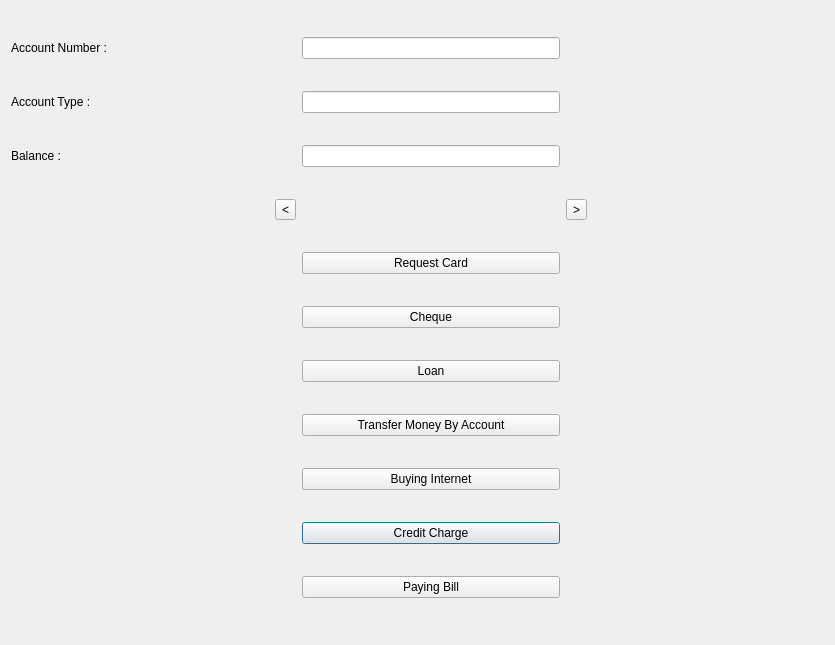
<?xml version="1.0" encoding="UTF-8"?>
<ui version="4.0">
 <class>MyAccounts</class>
 <widget class="QDialog" name="MyAccounts">
  <property name="geometry">
   <rect>
    <x>0</x>
    <y>0</y>
    <width>835</width>
    <height>645</height>
   </rect>
  </property>
  <property name="windowTitle">
   <string>My Accounts</string>
  </property>
  <layout class="QGridLayout" name="gridLayout">
   <item row="0" column="0">
    <widget class="QLabel" name="label_2">
     <property name="text">
      <string>Account Number : </string>
     </property>
    </widget>
   </item>
   <item row="2" column="2">
    <widget class="QLineEdit" name="balance">
     <property name="readOnly">
      <bool>true</bool>
     </property>
    </widget>
   </item>
   <item row="0" column="2">
    <widget class="QLineEdit" name="accountNum">
     <property name="readOnly">
      <bool>true</bool>
     </property>
    </widget>
   </item>
   <item row="11" column="2">
    <widget class="QPushButton" name="CreditCharge">
     <property name="text">
      <string>Credit Charge</string>
     </property>
    </widget>
   </item>
   <item row="14" column="2">
    <widget class="QPushButton" name="bill">
     <property name="text">
      <string>Paying Bill</string>
     </property>
    </widget>
   </item>
   <item row="6" column="2">
    <widget class="QPushButton" name="loan">
     <property name="text">
      <string>Loan</string>
     </property>
    </widget>
   </item>
   <item row="4" column="2">
    <widget class="QPushButton" name="requestCard">
     <property name="text">
      <string>Request Card</string>
     </property>
    </widget>
   </item>
   <item row="5" column="2">
    <widget class="QPushButton" name="Cheque">
     <property name="text">
      <string>Cheque</string>
     </property>
    </widget>
   </item>
   <item row="2" column="0">
    <widget class="QLabel" name="label_3">
     <property name="text">
      <string>Balance :</string>
     </property>
    </widget>
   </item>
   <item row="1" column="2">
    <widget class="QLineEdit" name="accountType">
     <property name="readOnly">
      <bool>true</bool>
     </property>
    </widget>
   </item>
   <item row="1" column="0">
    <widget class="QLabel" name="label">
     <property name="text">
      <string>Account Type :</string>
     </property>
    </widget>
   </item>
   <item row="8" column="2">
    <widget class="QPushButton" name="buyingNet">
     <property name="text">
      <string>Buying Internet</string>
     </property>
    </widget>
   </item>
   <item row="7" column="2">
    <widget class="QPushButton" name="transferByAccount">
     <property name="text">
      <string>Transfer Money By Account</string>
     </property>
    </widget>
   </item>
   <item row="3" column="3">
    <widget class="QToolButton" name="next">
     <property name="text">
      <string>&gt;</string>
     </property>
    </widget>
   </item>
   <item row="3" column="1">
    <widget class="QToolButton" name="befor">
     <property name="text">
      <string>&lt;</string>
     </property>
    </widget>
   </item>
   <item row="4" column="3">
    <spacer name="horizontalSpacer">
     <property name="orientation">
      <enum>Qt::Horizontal</enum>
     </property>
     <property name="sizeHint" stdset="0">
      <size>
       <width>40</width>
       <height>20</height>
      </size>
     </property>
    </spacer>
   </item>
   <item row="4" column="0">
    <spacer name="horizontalSpacer_2">
     <property name="orientation">
      <enum>Qt::Horizontal</enum>
     </property>
     <property name="sizeHint" stdset="0">
      <size>
       <width>40</width>
       <height>20</height>
      </size>
     </property>
    </spacer>
   </item>
  </layout>
 </widget>
 <resources/>
 <connections/>
</ui>
